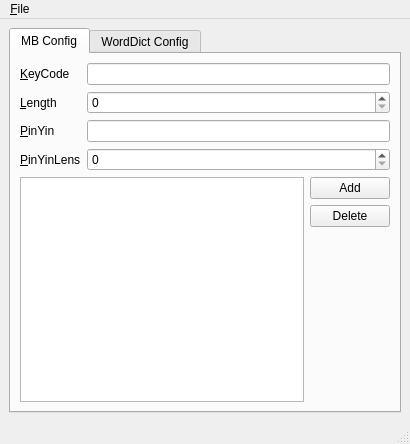
<?xml version="1.0" encoding="UTF-8"?>
<ui version="4.0">
 <class>MainWindow</class>
 <widget class="QMainWindow" name="MainWindow">
  <property name="geometry">
   <rect>
    <x>0</x>
    <y>0</y>
    <width>410</width>
    <height>444</height>
   </rect>
  </property>
  <property name="windowTitle">
   <string>MainWindow</string>
  </property>
  <widget class="QWidget" name="centralwidget">
   <layout class="QHBoxLayout" name="horizontalLayout">
    <item>
     <widget class="QTabWidget" name="tabWidget">
      <property name="currentIndex">
       <number>0</number>
      </property>
      <widget class="QWidget" name="tab_1">
       <attribute name="title">
        <string>MB Config</string>
       </attribute>
       <layout class="QVBoxLayout" name="verticalLayout_2">
        <item>
         <layout class="QGridLayout" name="gridLayout">
          <item row="0" column="0">
           <widget class="QLabel" name="TableCode_label">
            <property name="text">
             <string>&amp;KeyCode</string>
            </property>
            <property name="buddy">
             <cstring>keyCodeLineEdit</cstring>
            </property>
           </widget>
          </item>
          <item row="0" column="1">
           <widget class="QLineEdit" name="keyCodeLineEdit"/>
          </item>
          <item row="1" column="0">
           <widget class="QLabel" name="codelength_label">
            <property name="text">
             <string>&amp;Length</string>
            </property>
            <property name="buddy">
             <cstring>lengthSpinBox</cstring>
            </property>
           </widget>
          </item>
          <item row="1" column="1">
           <widget class="QSpinBox" name="lengthSpinBox"/>
          </item>
          <item row="2" column="0">
           <widget class="QLabel" name="pinyin_label">
            <property name="text">
             <string>&amp;PinYin</string>
            </property>
            <property name="buddy">
             <cstring>pinyinLineEdit</cstring>
            </property>
           </widget>
          </item>
          <item row="2" column="1">
           <widget class="QLineEdit" name="pinyinLineEdit"/>
          </item>
          <item row="3" column="0">
           <widget class="QLabel" name="pinyinlength_label">
            <property name="text">
             <string>&amp;PinYinLens</string>
            </property>
            <property name="buddy">
             <cstring>pinyinLensSpinBox</cstring>
            </property>
           </widget>
          </item>
          <item row="3" column="1">
           <widget class="QSpinBox" name="pinyinLensSpinBox">
            <property name="value">
             <number>0</number>
            </property>
           </widget>
          </item>
         </layout>
        </item>
        <item>
         <layout class="QHBoxLayout" name="horizontalLayout_2">
          <item>
           <widget class="QTableView" name="words_rule_view">
            <property name="autoFillBackground">
             <bool>true</bool>
            </property>
            <property name="gridStyle">
             <enum>Qt::SolidLine</enum>
            </property>
            <attribute name="horizontalHeaderDefaultSectionSize">
             <number>60</number>
            </attribute>
            <attribute name="horizontalHeaderMinimumSectionSize">
             <number>40</number>
            </attribute>
            <attribute name="horizontalHeaderStretchLastSection">
             <bool>true</bool>
            </attribute>
           </widget>
          </item>
          <item>
           <layout class="QVBoxLayout" name="verticalLayout">
            <item>
             <widget class="QPushButton" name="addRole">
              <property name="text">
               <string>Add</string>
              </property>
             </widget>
            </item>
            <item>
             <widget class="QPushButton" name="delRole">
              <property name="text">
               <string>Delete</string>
              </property>
             </widget>
            </item>
            <item>
             <spacer name="verticalSpacer">
              <property name="orientation">
               <enum>Qt::Vertical</enum>
              </property>
              <property name="sizeHint" stdset="0">
               <size>
                <width>20</width>
                <height>40</height>
               </size>
              </property>
             </spacer>
            </item>
           </layout>
          </item>
         </layout>
        </item>
       </layout>
      </widget>
      <widget class="QWidget" name="tab">
       <attribute name="title">
        <string>WordDict Config</string>
       </attribute>
       <layout class="QVBoxLayout" name="verticalLayout_5">
        <item>
         <layout class="QVBoxLayout" name="verticalLayout_4">
          <item>
           <widget class="QGroupBox" name="groupBox">
            <property name="title">
             <string>GroupBox</string>
            </property>
            <layout class="QHBoxLayout" name="horizontalLayout_3">
             <item>
              <widget class="QTableView" name="wordDic_tableView"/>
             </item>
             <item>
              <layout class="QVBoxLayout" name="verticalLayout_3">
               <item>
                <widget class="QPushButton" name="wordAdd_button">
                 <property name="text">
                  <string>&amp;Add</string>
                 </property>
                </widget>
               </item>
               <item>
                <widget class="QPushButton" name="wordDel_button">
                 <property name="text">
                  <string>&amp;Delete</string>
                 </property>
                </widget>
               </item>
               <item>
                <widget class="QPushButton" name="moveUp_button">
                 <property name="text">
                  <string>Move &amp;Up</string>
                 </property>
                </widget>
               </item>
               <item>
                <widget class="QPushButton" name="moveDown_button">
                 <property name="text">
                  <string>Move Do&amp;wn</string>
                 </property>
                </widget>
               </item>
               <item>
                <spacer name="verticalSpacer_2">
                 <property name="orientation">
                  <enum>Qt::Vertical</enum>
                 </property>
                 <property name="sizeHint" stdset="0">
                  <size>
                   <width>20</width>
                   <height>40</height>
                  </size>
                 </property>
                </spacer>
               </item>
              </layout>
             </item>
            </layout>
           </widget>
          </item>
          <item>
           <widget class="QGroupBox" name="groupBox_2">
            <property name="title">
             <string>GroupBox</string>
            </property>
            <layout class="QHBoxLayout" name="horizontalLayout_5">
             <item>
              <layout class="QHBoxLayout" name="horizontalLayout_4">
               <item>
                <widget class="QLabel" name="label">
                 <property name="text">
                  <string>Filter </string>
                 </property>
                 <property name="buddy">
                  <cstring>reg_lineEdit</cstring>
                 </property>
                </widget>
               </item>
               <item>
                <widget class="QComboBox" name="regType_comboBox"/>
               </item>
               <item>
                <widget class="QLineEdit" name="reg_lineEdit"/>
               </item>
               <item>
                <widget class="QPushButton" name="pushButton">
                 <property name="text">
                  <string>&amp;Ok</string>
                 </property>
                </widget>
               </item>
              </layout>
             </item>
            </layout>
           </widget>
          </item>
         </layout>
        </item>
       </layout>
      </widget>
     </widget>
    </item>
   </layout>
  </widget>
  <widget class="QMenuBar" name="menubar">
   <property name="geometry">
    <rect>
     <x>0</x>
     <y>0</y>
     <width>410</width>
     <height>26</height>
    </rect>
   </property>
   <widget class="QMenu" name="menu_File">
    <property name="title">
     <string>&amp;File</string>
    </property>
    <addaction name="separator"/>
    <addaction name="action_Open"/>
    <addaction name="action_Save"/>
    <addaction name="actionSave_As"/>
    <addaction name="action_About"/>
   </widget>
   <addaction name="menu_File"/>
  </widget>
  <widget class="QStatusBar" name="statusbar"/>
  <action name="action_Open">
   <property name="text">
    <string>&amp;Open</string>
   </property>
  </action>
  <action name="action_Save">
   <property name="text">
    <string>&amp;Save</string>
   </property>
  </action>
  <action name="actionSave_As">
   <property name="text">
    <string>Save &amp;As</string>
   </property>
  </action>
  <action name="action_About">
   <property name="text">
    <string>About</string>
   </property>
  </action>
 </widget>
 <resources/>
 <connections/>
</ui>
